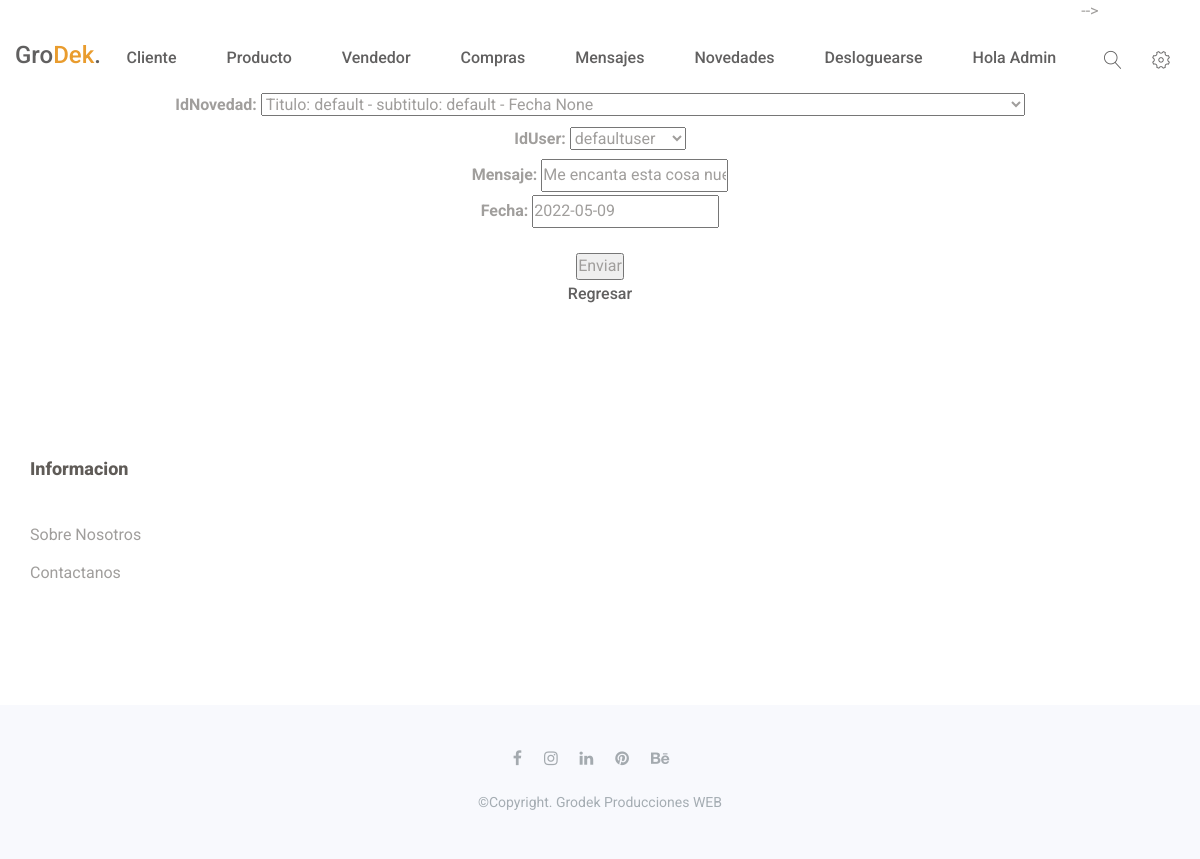
Page /mensaje/editar/1 (signed in) on the earlier database version.
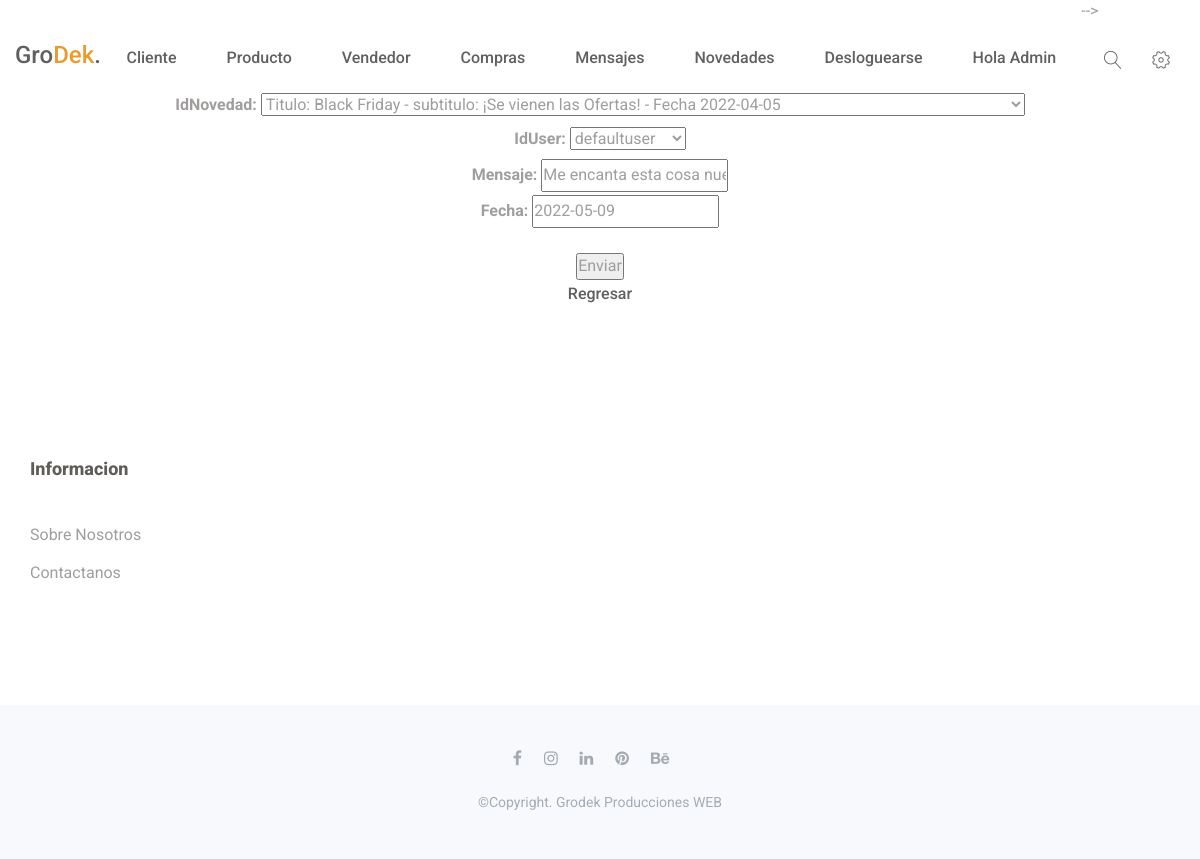
Same page on the later database version.
### ECommerce/models.py (models this page shows, shortened)
class Mensaje(models.Model):
    idNovedad = models.ForeignKey(Novedad, on_delete = models.CASCADE)
    idUser = models.ForeignKey(User, on_delete = models.CASCADE)
    mensaje = models.CharField(max_length=5000)
    fecha = models.DateField()

### ECommerce/views.py (the view)
# urls.py: path('mensaje/editar/<pk>', MensajeUpdate.as_view(), name="EditarM"),
class MensajeUpdate(PermissionRequiredMixin, UpdateView):
    permission_required = 'ECommerce.change_mensaje'
    model= Mensaje
    success_url = "/mensaje/lista"
    fields = ["idNovedad", "idUser", "mensaje", "fecha"]

### ECommerce/models.py (called while the page is built)
    def __str__(self):
        return f"Titulo: {self.titulo} - subtitulo: {self.subtitulo} - Fecha {self.fecha}"

### ECommerce/Template/ECommerce/mensaje_form.html (shortened to what this page needs)
{% extends 'ECommerce/inicio.html' %}
{% block main %}
<!DOCTYPE html>
<html lang="en">
<head>
</head>
<body>
    <center>
        <br>
        <br>
        <br>
        <br>
    <form method="post">
        {{ form.as_p }}
        <br>
        <input  type="submit" value="Enviar" />
    </form>
    <p>
        <a href="{% url 'ListaM' %}">Regresar</a>
    </p>
</center>
</body>
</html>
{% endblock main %}

Differences in the rows shown:
changed Mensaje "defaultuser": idNovedad "Titulo: default - subtitulo: default - Fecha None" → "Titulo: Black Friday - subtitulo: ¡Se vienen las Ofertas! - Fecha 2022-04-05"
